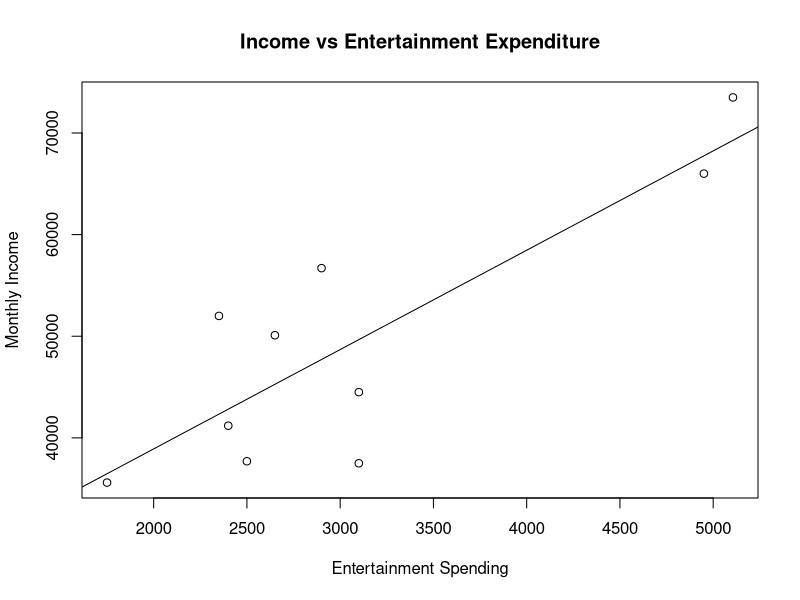

Reproduce this figure in R.
## ---- chunk 1
spend <- data.frame("Income" = c(41200, 50100, 52000, 66000, 44500, 37700, 73500, 37500, 56700, 35600),
                    "Expenditure" = c(2400, 2650, 2350, 4950, 3100, 2500, 5106, 3100, 2900, 1750)
)
spend
## ---- chunk 2
cor.test(spend$Income, spend$Expenditure)
## ---- chunk 3
spendlm <- lm(Income ~ Expenditure, data = spend)
spendplot <- plot(spend$Expenditure, spend$Income,
                  main = "Income vs Entertainment Expenditure",
                  xlab = "Entertainment Spending",
                  ylab = "Monthly Income")
abline(lm(spend$Income ~ spend$Expenditure))
spendplot
## ---- chunk 4
spendlm
## ---- chunk 5
summary(spendlm)
## ---- chunk 6
newexpense <- data.frame("Expenditure" = 5000)
predict(spendlm, newdata = newexpense)
